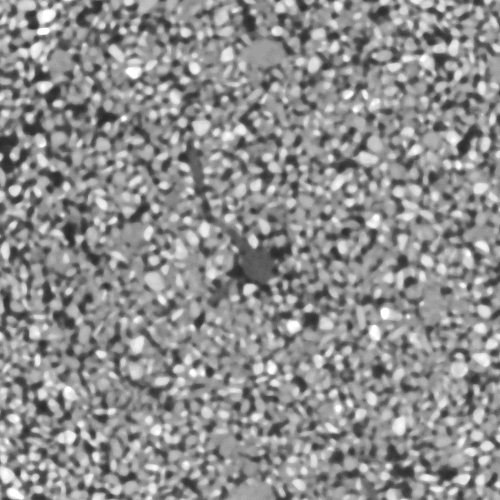
#> input picture XCT/data/raw_img/0.tif, 500 x 500 px, found by its file name; its folder holds only this picture in this run
$ jupyter execute 01-thresholding-imgseg.ipynb   (shell and % lines are left out)
#> lines starting #> are read from the running program, lines starting #| are printed output that depends on the picture; after the words box and inside, x2 and y2 are one past the last pixel; in counts of white or black regions, pixels touching at a corner belong together
# Tutorial 1: Image segmentation using thresholding methods

Welcome to the image segmentation portion of the workshop! You will first get started with exploring thresholding methods.

This tutorial assumes no prior AI/ML background. We explain each idea before coding it.

## What you will learn

1. What threshold-based segmentation means
2. How Otsu, Niblack, and Sauvola thresholding differ
3. How to process multiple XCT slices as a stack
4. How to save segmented (binary) outputs

## Credits

These code chunks were initially developed by Aramy Truong and Hasitha Wijesuriya, which were refined by GitHub Co-pilot on VS Code.

## Points of contact

- Aramy Truong (Computational Scientist): aramy.truong@pnnl.gov
- Hasitha Wijesuriya (Post Doctorate RA C): hasitha.wijesuriya@pnnl.gov

Before we get started, let us review the core ideas of image segmentation and how it can transform the way we analyze images!

## What is image segmentation?

- Image segmentation is a fundamental task in computer vision that involves partitioning an image into meaningful regions or segments
- It is crucial for various applications, including object recognition, medical imaging, autonomous driving, and scene understanding

Here is how a segmented image looks like. Note that there are two classes (coin and background) and so, it is binary image segmentation.

<div style="text-align: center; margin-top: 20px"></div>

## Why is it important in soil science?

- Image segmentation allows researchers to identify and quantify different soil components, such as organic matter, minerals, and pore space
    - This information is essential for studying soil health, fertility, and water retention capabilities
- Image segmentation can help in monitoring soil erosion, assessing land degradation, and optimizing agricultural practices
    - By providing insights into soil composition and structure

## Challenges in image segmentation

Despite its importance, image segmentation faces several challenges, including:

1. **Variability in Image Quality**: Images can vary in quality due to factors like contrast, noise, and resolution
2. **Complexity of Scenes**: Real-world images often contain complex scenes with multiple objects and varying backgrounds
3. **Computational Complexity**: Some segmentation techniques can be computationally intensive and require significant resources for training
4. **Lack of Annotated Data**: Obtaining annotated data can be time-consuming and expensive, especially in specialized domains like soil science
5. **Generalization**: Segmentation models may struggle to generalize well to new images or different domains, leading to reduced performance

## What is thresholding?

Thresholding methods converts raw images into binary masks based on a specific threshold value.

Every pixel is labeled as either:

- **Foreground** — pixels brighter than the threshold
- **Background** — pixels darker than the threshold

The key question is: *how do you pick the right threshold?* Different thresholding methods answer this differently:

| Method | How it picks the threshold |
|--------|---------------------------|
| **Otsu** | Finds the value that best separates two groups across the whole image |
| **Niblack** | Uses a small local window around each pixel, accounting for local brightness variations |
| **Sauvola** | Similar to Niblack but more robust to uneven lighting and noise |

In this tutorial, we use thresholding methods for segmenting XCT images of soil systems.

## Step 0 - Imports and setup

We import the packages used throughout the notebook ahead of time so that we can use specific functions for thresholding.

[cell 1]
# ----------------------------
# Basic imports
# ----------------------------

import os                        # Built-in: navigate file paths and directories
import copy                      # Built-in: make deep copies of arrays/objects without modifying the original

import numpy as np               # NumPy: fast multi-dimensional array math (used for pixel arrays)
import matplotlib.pyplot as plt  # Matplotlib (pyplot): create plots and display images inline
import matplotlib.image as mpimg # Matplotlib (image): read image files directly into NumPy arrays

from PIL import Image            # Pillow: open, manipulate, and save image files (PNG, TIFF, etc.)

# scikit-image thresholding algorithms:
#   threshold_otsu    -- global threshold that minimizes intra-class variance
#   threshold_niblack -- local threshold using per-window mean and standard deviation
#   threshold_sauvola -- improved local threshold, more robust to uneven lighting
from skimage.filters import threshold_otsu, threshold_niblack, threshold_sauvola
from ipywidgets import interact, IntSlider # ipywidgets: create interactive sliders and controls for Jupyter notebooks

## Step 1 - Defining helper functions

Before we start processing images, we define tiny functions to help other functions run. These are called helper functions.

[cell 2]
# ----------------------------
# Helper functions
# ----------------------------

# [13 lines left out: function to_grayscale, not called in this run]

## Step 2 - Configuration

We keep all key parameters in one place so you can change the inputs of the code at one place.

Go through the comments to identify the inputs.

[cell 3]
# ----------------------------
# Configuration
# ----------------------------
# Change the values below to match your own data and preferences
# Keeping all settings here makes it easy to experiment without hunting through the whole notebook

# Path to the folder that contains your XCT image slices
IMAGE_DIR = "./Connect_and_Learn_2026/XCT/data/raw_img"

# How many slices to include in the stack analysis (keep small to run quickly)
MAX_SLICES_TO_LOAD = 10

# Only files with these extensions will be picked up by the loader
VALID_EXTS = (".tif", ".tiff", ".png")

# --- Niblack local-threshold parameters ---
# NIBLACK_WINDOW: size (in pixels) of the square neighbourhood around each pixel
#   Larger values = smoother, more global; smaller values = finer, more local
NIBLACK_WINDOW = 101
# NIBLACK_K: weight applied to the local standard deviation
#   Higher k keeps only very bright areas as foreground
NIBLACK_K = 0.2

# --- Sauvola local-threshold parameter ---
# Same window-size concept as Niblack; Sauvola also normalises by dynamic range
SAUVOLA_WINDOW = 101

## Step 3 - Load one XCT slice and inspect intensity

Before segmentation, we inspect one grayscale slice and its histogram.

Why this matters - Thresholding splits pixels by intensity, so the histogram helps us predict whether a clean split is likely.

[cell 4]
# ----------------------------
# Load one sample image
# ----------------------------

# List all files in IMAGE_DIR, keep only those with valid extensions, and sort alphabetically so slice order is consistent across runs
image_files = sorted([f for f in os.listdir(IMAGE_DIR) if f.lower().endswith(VALID_EXTS)])

# Stop early with a clear message if the folder is empty or path is wrong
assert len(image_files) > 0, "No images found in IMAGE_DIR"

# Pick the first file as a representative sample for inspection
sample_file = image_files[0]
sample_path = os.path.join(IMAGE_DIR, sample_file)  # Build the full file path

# Read the image from disk and convert to float32 grayscale (values 0–255)
sample_img = mpimg.imread(sample_path)
#> sample_img is the input picture: shape (500, 500); min 42, max 255, mean 142.7

# --- Visualisation: side-by-side image + histogram ---
fig, ax = plt.subplots(1, 2, figsize=(12, 4))  # Two plots in one row

# Left panel: the raw grayscale slice.
ax[0].imshow(sample_img, cmap="gray")           # Display as grayscale
ax[0].set_title(f"Sample slice: {sample_file}")
ax[0].axis("off")                               # Hide axes ticks/labels for cleaner view

# Right panel: pixel intensity histogram
# ravel() flattens the 2D array to 1D so hist() can count all pixel values
# bins=80 controls the resolution of the histogram buckets
ax[1].hist(sample_img.ravel(), bins=80)
ax[1].set_title("Intensity histogram")
ax[1].set_xlabel("Pixel intensity")  # X-axis = brightness value
ax[1].set_ylabel("Count")            # Y-axis = number of pixels at that brightness

plt.tight_layout()  # Prevent panels from overlapping
plt.show()
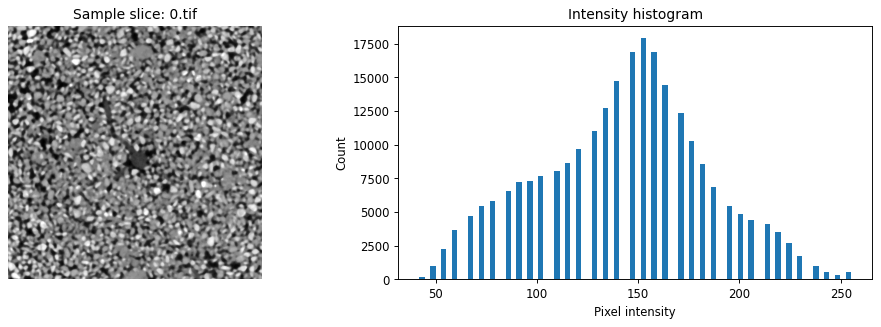
#> figure drawn by matplotlib, 2 panels; panel 2: tallest bar 17919 high, from x = 151.2 to 153.8
#> the sliders are set to thresh_val = 127

Then let's see how well we can segment the above image manually.

[cell 5]
def update_threshold(thresh_val):
    '''
    Update the binary image based on the threshold value and display both original and binary images.
    Parameters:
    thresh_val (int): The threshold value to convert the grayscale image to binary.
    '''
#> called with thresh_val = 127
    binary_img = sample_img > thresh_val
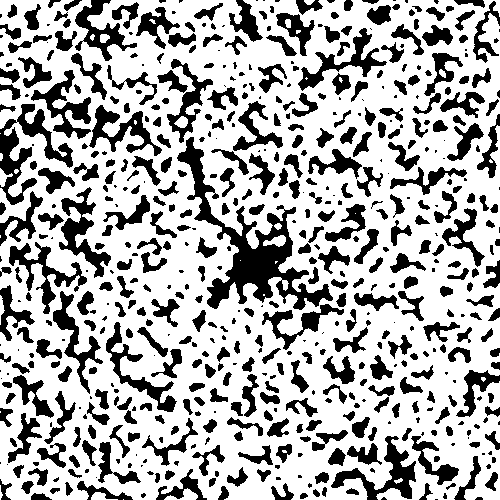
#> binary_img: shape (500, 500) bool; 68.7% white; 591 black regions (181 under 20 px), largest, box (x1, y1, x2, y2) and area: (177, 137, 333, 310) 6025, (0, 104, 73, 205) 2288, (331, 436, 416, 500) 1573
    plt.figure(figsize=(18, 6))


    plt.subplot(1, 3, 1)
    plt.imshow(sample_img, cmap='gray')
    plt.title('Original Grayscale')
    plt.axis('off')
    plt.subplot(1, 3, 2)
    plt.hist(sample_img.ravel(), bins=80)
    plt.axvline(thresh_val, color='r', linestyle='--', label=f'Threshold: {thresh_val}')
    plt.title('Image Histogram')
    plt.xlabel('Pixel Intensity')
    plt.ylabel('Count')
    plt.subplot(1, 3, 3)
    plt.imshow(binary_img, cmap='gray')
    plt.title(f'Binary Image (Threshold: {thresh_val})')
    plt.axis('off')


    plt.tight_layout()
    plt.show()
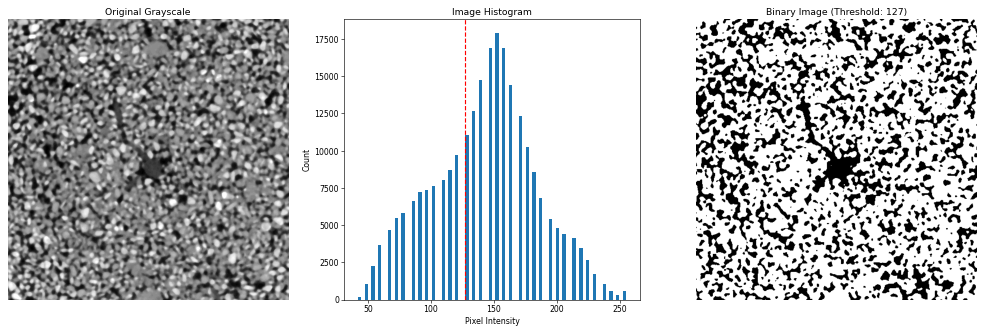
#> figure drawn by matplotlib, 3 panels; panel 2: tallest bar 17919 high, from x = 151.2 to 153.8


interact(update_threshold, thresh_val=IntSlider(min=0, max=255, step=1, value=127, description='Threshold Value:'));

## Step 4 - Compare thresholding methods (Otsu, Niblack, Sauvola)

We compare thresholding results from 3 different methods

- **Otsu**: one global threshold for the whole image
- **Niblack**: local threshold based on local mean and variance
- **Sauvola**: local threshold, often more robust to uneven contrast

[cell 6]
# ----------------------------
# Threshold comparison on one slice
# ----------------------------

# --- Step A: Compute thresholds ---

# Otsu: analyses the whole image histogram and returns a single number
thresh_otsu = threshold_otsu(sample_img)
#> thresh_otsu = 134

# Niblack: returns an array the same size as the image
# Each pixel gets its own local threshold based on the mean and std deviation of its surrounding window (size = NIBLACK_WINDOW x NIBLACK_WINDOW)
thresh_niblack = threshold_niblack(sample_img, window_size=NIBLACK_WINDOW, k=NIBLACK_K)
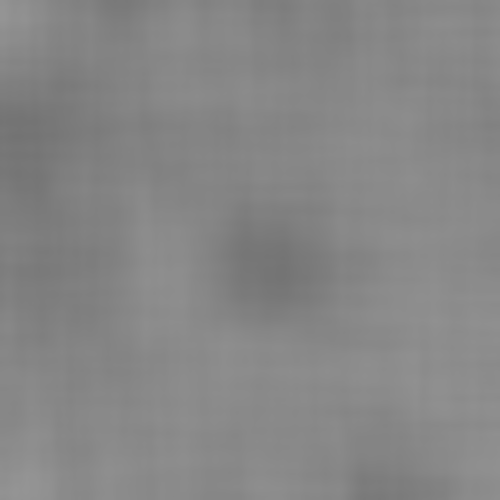
#> thresh_niblack: shape (500, 500) float64; min 115.6, max 148.8, mean 134.4

# Sauvola: similar to Niblack but uses a normalised form that is less sensitive
# to large background intensity swings.
thresh_sauvola = threshold_sauvola(sample_img, window_size=SAUVOLA_WINDOW)

# --- Step B: Apply thresholds to create binary masks ---
# Each comparison ( > threshold ) produces a boolean array:
#   True  (white) = pixel intensity above threshold → foreground
#   False (black) = pixel intensity below threshold → background

binary_otsu    = sample_img > thresh_otsu     # Simple scalar comparison
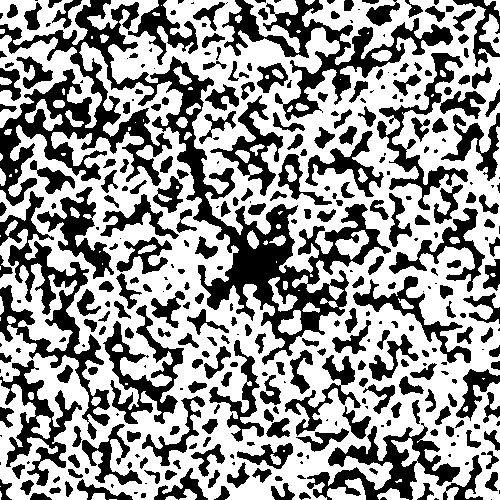
#> binary_otsu: shape (500, 500) bool; 59.2% white; 358 black regions (98 under 20 px), largest, box (x1, y1, x2, y2) and area: (0, 0, 391, 365) 24139, (222, 0, 453, 121) 6439, (0, 191, 110, 440) 6115
binary_niblack = sample_img > thresh_niblack  # Element-wise comparison with local array
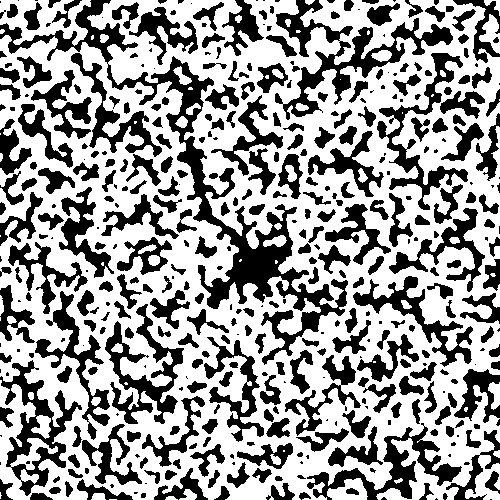
#> binary_niblack: shape (500, 500) bool; 61.1% white; 415 black regions (115 under 20 px), largest, box (x1, y1, x2, y2) and area: (0, 0, 348, 365) 12245, (275, 0, 453, 120) 4811, (0, 360, 82, 496) 3256
binary_sauvola = sample_img > thresh_sauvola  # Element-wise comparison with local array
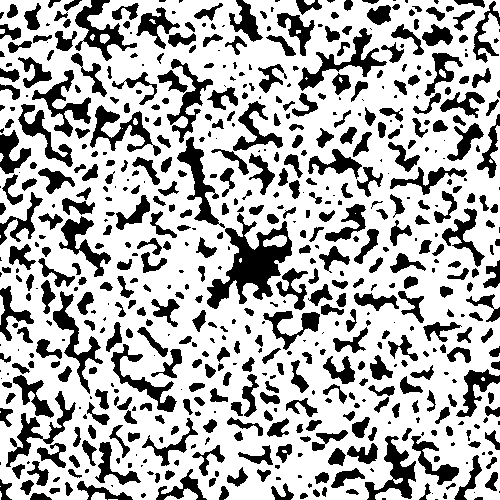
#> binary_sauvola: shape (500, 500) bool; 69.6% white; 617 black regions (187 under 20 px), largest, box (x1, y1, x2, y2) and area: (207, 213, 292, 309) 3210, (298, 28, 387, 91) 1270, (177, 137, 225, 228) 1209

# --- Step C: Visualise all three results side by side ---
fig, ax = plt.subplots(2, 2, figsize=(11, 11))  # 2×2 grid of panels

# Top-left: the unmodified grayscale input for reference
ax[0, 0].imshow(sample_img, cmap="gray")
ax[0, 0].set_title("Original image")
ax[0, 0].axis("off")

# Top-right: Otsu result (the threshold value is shown in the title) so you can see where the global cutoff landed
ax[0, 1].imshow(binary_otsu, cmap="gray")
ax[0, 1].set_title(f"Otsu (global), t={thresh_otsu:.3f}")
ax[0, 1].axis("off")

# Bottom-left: Niblack result; no single threshold value to display because each pixel had its own local value
ax[1, 0].imshow(binary_niblack, cmap="gray")
ax[1, 0].set_title("Niblack (local)")
ax[1, 0].axis("off")

# Bottom-right: Sauvola result
ax[1, 1].imshow(binary_sauvola, cmap="gray")
ax[1, 1].set_title("Sauvola (local)")
ax[1, 1].axis("off")

plt.tight_layout()
plt.show()

## Step 5 - Otsu segmentation across multiple slices (stack processing)

Now we move from one image to a stack of XCT slices so that we can visualize the results.

Key idea - Each slice is segmented independently and then stored in a 3D array.

[cell 7]
# ----------------------------
# Load a stack of grayscale slices
# ----------------------------

# Cap the number of slices so we don't accidentally load thousands of files
# min() ensures we never ask for more slices than actually exist on disk
NUM_SLICES = min(MAX_SLICES_TO_LOAD, len(image_files))

# Read each slice from disk and collect them in a Python list
stack_list = []
for fname in image_files[:NUM_SLICES]:          # Iterate over the first NUM_SLICES filenames
    arr = mpimg.imread(os.path.join(IMAGE_DIR, fname))  # Loading the image
    stack_list.append(arr)                       # Add the 2D array to the list

# Stack the list of 2D arrays into a single 3D NumPy array
# axis=0 means slices are stacked along the first dimension, giving shape (num_slices, height, width)
img_stack = np.stack(stack_list, axis=0)
print("Loaded stack shape (slices, H, W):", img_stack.shape)
#| Loaded stack shape (slices, H, W): (1, 500, 500)

# Preview the first slice to confirm the data loaded correctly
plt.figure(figsize=(4, 4))
plt.imshow(img_stack[0], cmap="gray")  # img_stack[0] selects the first slice
plt.title("First slice in stack")
plt.axis("off")
plt.show()

[cell 8]
# ----------------------------
# Apply Otsu per slice
# ----------------------------

def otsu_stack_threshold(stack):
    """Apply Otsu threshold independently to each 2D slice in a 3D stack.

    Parameters
    ----------
    stack : np.ndarray
        3D array with shape (num_slices, H, W)

    Returns
    -------
    binary_stack : np.ndarray
        3D uint8 binary masks (0/1) with same shape as input
    thresholds : list[float]
        Otsu threshold value used for each slice
    """

    # Pre-allocate output array for speed and shape consistency
    # np.zeros_like copies shape from stack; dtype uint8 stores compact 0/1 values
    binary_stack = np.zeros_like(stack, dtype=np.uint8)

    # Store one scalar threshold per slice for reporting/inspection
    thresholds = []

    # Loop through slices along the first axis (axis=0)
    for i in range(stack.shape[0]):
        # Compute a single global Otsu threshold for this slice
        t = threshold_otsu(stack[i])
        thresholds.append(float(t))

        # Convert to binary mask using that threshold:
        #   True/False -> cast to uint8 -> 1/0
        binary_stack[i] = (stack[i] > t).astype(np.uint8)
#> this loop made 1 pass
#> t on pass 1: 134
#> after the loop, thresholds = [134]

    return binary_stack, thresholds


# Run Otsu thresholding across all loaded slices
binary_stack_otsu, otsu_thresholds = otsu_stack_threshold(img_stack)
#> otsu_thresholds = [134]
print("First 5 Otsu thresholds:", otsu_thresholds[:5])
#| First 5 Otsu thresholds: [134.0]

# Visualise one example slice (original vs segmented)
fig, ax = plt.subplots(1, 2, figsize=(10, 4))

ax[0].imshow(img_stack[0], cmap="gray")
ax[0].set_title("Original slice")
ax[0].axis("off")

ax[1].imshow(binary_stack_otsu[0], cmap="gray")
ax[1].set_title("Otsu binary slice")
ax[1].axis("off")

plt.tight_layout()
plt.show()

## Step 6 (Optional) - Save thresholded outputs

Each segmented slice is saved as a PNG image with values 0 (background) and 255 (foreground).

Feel free to provide a different location to save the outputs!

[cell 9]
# ----------------------------
# Save Otsu binary slices
# ----------------------------

# Output folder for saved binary masks
# "./" means relative to the notebook's current working directory
OUT_DIR_OTSU = "./filtered_images_otsu_combined"

# Create output directory if it does not already exist
# exist_ok=True prevents errors when rerunning the cell
os.makedirs(OUT_DIR_OTSU, exist_ok=True)

# Loop over all segmented slices and save each as a PNG file
for i in range(binary_stack_otsu.shape[0]):
    # Build output file name with zero-padded index (e.g., slice_000.png)
    out_path = os.path.join(OUT_DIR_OTSU, f"slice_{i:03d}.png")

    # Convert binary mask from 0/1 to 0/255 so it is clearly visible in image viewers
    # Image.fromarray expects standard image intensity range for grayscale PNGs
    Image.fromarray((binary_stack_otsu[i] * 255).astype(np.uint8)).save(out_path)

print("Saved Otsu masks to:", OUT_DIR_OTSU)
#| Saved Otsu masks to: ./filtered_images_otsu_combined

$ run again, on XCT/data/raw_img/119.tif
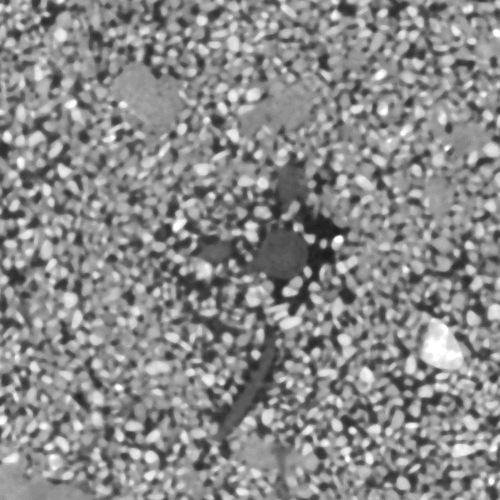
#> input picture XCT/data/raw_img/119.tif, 500 x 500 px, found by its file name
#> sample_img is the input picture: shape (500, 500); min 24, max 255, mean 137.6
#> binary_img: shape (500, 500) bool; 64.8% white; 506 black regions (165 under 20 px), largest, box (x1, y1, x2, y2) and area: (129, 150, 365, 460) 24200, (377, 229, 500, 333) 3499, (0, 225, 48, 335) 1919
#> in update_threshold, `plt.show()`:
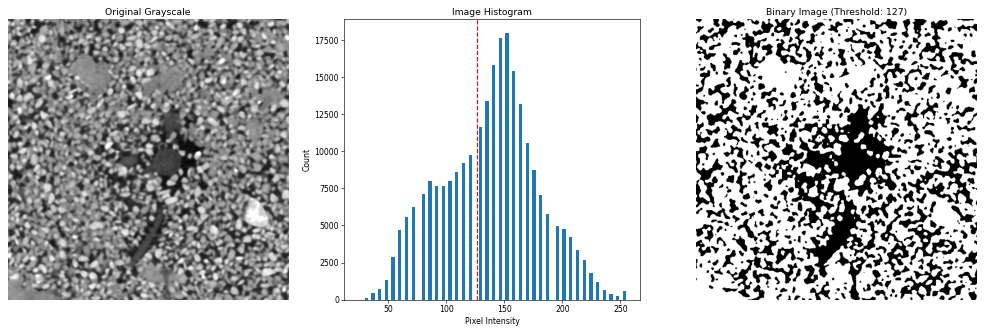
#> figure drawn by matplotlib, 3 panels; panel 2: tallest bar 17982 high, from x = 151.1 to 153.9
#> thresh_otsu = 128
#> binary_otsu: shape (500, 500) bool; 60.2% white; 418 black regions (139 under 20 px), largest, box (x1, y1, x2, y2) and area: (129, 145, 366, 500) 28726, (377, 229, 500, 334) 4361, (69, 0, 202, 115) 3369
#> binary_niblack: shape (500, 500) bool; 59.8% white; 395 black regions (128 under 20 px), largest, box (x1, y1, x2, y2) and area: (129, 151, 365, 372) 14701, (12, 332, 187, 500) 7043, (190, 284, 302, 460) 5457
#> `binary_sauvola = sample_img > thresh_sauvola`:
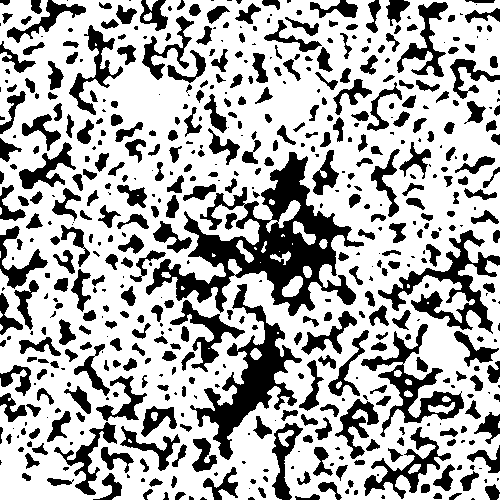
#> binary_sauvola: shape (500, 500) bool; 68% white; 563 black regions (189 under 20 px), largest, box (x1, y1, x2, y2) and area: (146, 152, 364, 316) 11228, (190, 284, 302, 460) 4969, (378, 230, 500, 334) 3332
#| Loaded stack shape (slices, H, W): (1, 500, 500)
#> the loop in otsu_stack_threshold, `for i in range(stack.shape[0]):` made 1 pass
#> t on pass 1: 128
#> after the loop in otsu_stack_threshold, `for i in range(stack.shape[0]):`: thresholds = [128]
#| First 5 Otsu thresholds: [128.0]
#| Saved Otsu masks to: ./filtered_images_otsu_combined
